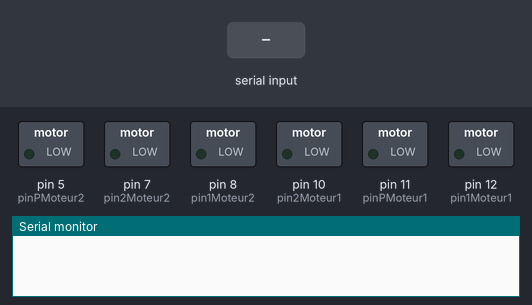
The sketch below on a simulated Arduino Uno, built with avr-gcc and run on an emulated ATmega328P. Shown: switched loads named in the sketch (green lamp = pin HIGH), the last lines printed to the serial monitor. The inputs (shaded band) are chosen by the test bench.

Above: at 1.2 s.
1.3 s: "1" received over Serial
At 2.0 s:
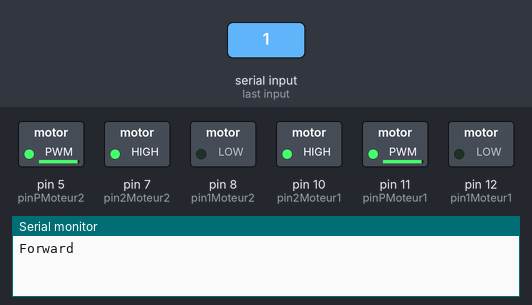
2.8 s: "2" received over Serial
At 3.1 s:
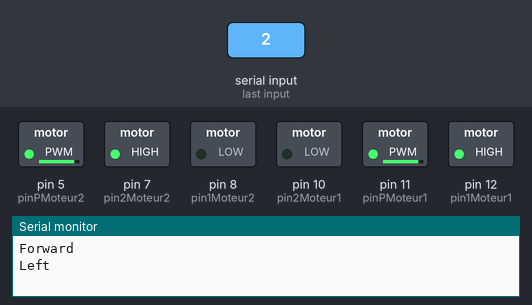
4.3 s: "3" received over Serial
At 5.5 s:
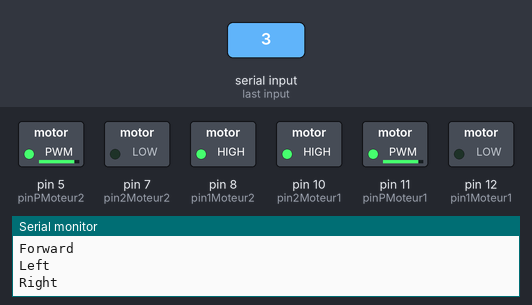
5.8 s: "4" received over Serial
At 6.6 s:
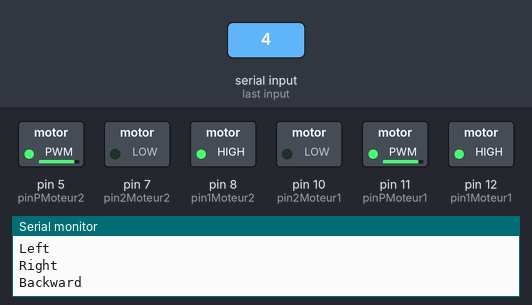
Timing chart, 0 to 8.3 s (numbered marks = the images above; inputs shaded):
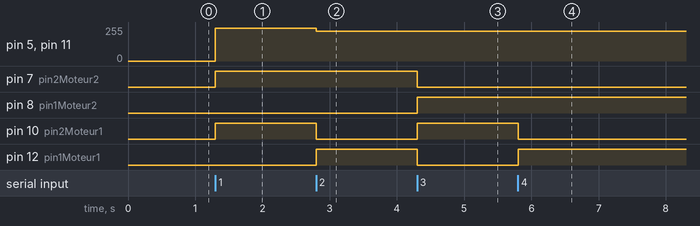

The sketch:

code.ino
```cpp
int pin1Moteur1=12; //pin de commande moteur 1
int pin2Moteur1=10; // pin de commande moteur 1
int pinPMoteur1=11;// pin PWM moteur 1
int pin1Moteur2=8; // pin de commande moteur 2
int pin2Moteur2=7; // pin de commande moteur 2
int pinPMoteur2=5; // pin PWM moteur 2

char str[2],i;
void forward()
{  analogWrite(pinPMoteur1,245);
   digitalWrite(pin1Moteur1, 0);
   digitalWrite(pin2Moteur1, 1);
   analogWrite(pinPMoteur2,245);
   digitalWrite(pin1Moteur2, 0);
   digitalWrite(pin2Moteur2,1);
}
void backward()
{
   analogWrite(pinPMoteur1,225);
   digitalWrite(pin1Moteur1, 1);
   digitalWrite(pin2Moteur1, 0);
   analogWrite(pinPMoteur2,225);
   digitalWrite(pin1Moteur2, 1);
   digitalWrite(pin2Moteur2,0);
}
void left()
{
   analogWrite(pinPMoteur1,225);
  digitalWrite(pin1Moteur1, 0);
   digitalWrite(pin2Moteur1, 1);
   analogWrite(pinPMoteur2,225);
   digitalWrite(pin1Moteur2, 1);
   digitalWrite(pin2Moteur2,0);
}
void right()
{
  analogWrite(pinPMoteur1,225);
  digitalWrite(pin1Moteur1, 1);
   digitalWrite(pin2Moteur1, 0);
   analogWrite(pinPMoteur2,225);
   digitalWrite(pin1Moteur2, 0);
   digitalWrite(pin2Moteur2,1);
}
void Stop()
{
   analogWrite(pinPMoteur1,0);
  digitalWrite(pin1Moteur1, 0);
   digitalWrite(pin2Moteur1, 0);
   analogWrite(pinPMoteur2,0);
   digitalWrite(pin1Moteur2, 0);
   digitalWrite(pin2Moteur2,0);
}
void setup()
{
  Serial.begin(9600);
  pinMode(pin1Moteur1, OUTPUT);
  pinMode(pin2Moteur1, OUTPUT);
  pinMode(pinPMoteur1, OUTPUT);
  pinMode(pin1Moteur2, OUTPUT);
   pinMode(pin2Moteur2, OUTPUT);
    pinMode(pinPMoteur2, OUTPUT);

}
void loop()
{
  while(Serial.available())
  {
    char ch=Serial.read();
    str[i++]=ch;

    if(str[i-1]=='1')
    {
     Serial.println("Forward");
     forward();
     i=0;
    }
    else if(str[i-1]=='2')
    {
     Serial.println("Left");
     right();
     i=0;
    }
    else if(str[i-1]=='3')
    {
      Serial.println("Right");
      left();
      i=0;
    }

    else if(str[i-1]=='4')
    {
      Serial.println("Backward");
      backward();
      i=0;
    }
    else if(str[i-1]=='5')
    {
      Serial.println("Stop");
      Stop();
      i=0;
    }
    delay(100);
  }
}
```

Measured:
- after the input at 1.3 s, pin 5 (pinPMoteur2), pin 11 (pinPMoteur1): 0/255 → 245/255 at once; pin 7 (pin2Moteur2), pin 10 (pin2Moteur1): LOW → HIGH at once
- after the input at 2.8 s, pin 5 (pinPMoteur2), pin 11 (pinPMoteur1): 245/255 → 225/255 at once; pin 10 (pin2Moteur1): HIGH → LOW at once; pin 12 (pin1Moteur1): LOW → HIGH at once
- after the input at 4.3 s, pin 7 (pin2Moteur2), pin 12 (pin1Moteur1): HIGH → LOW at once; pin 8 (pin1Moteur2), pin 10 (pin2Moteur1): LOW → HIGH at once
- after the input at 5.8 s, pin 10 (pin2Moteur1): HIGH → LOW at once; pin 12 (pin1Moteur1): LOW → HIGH at once
